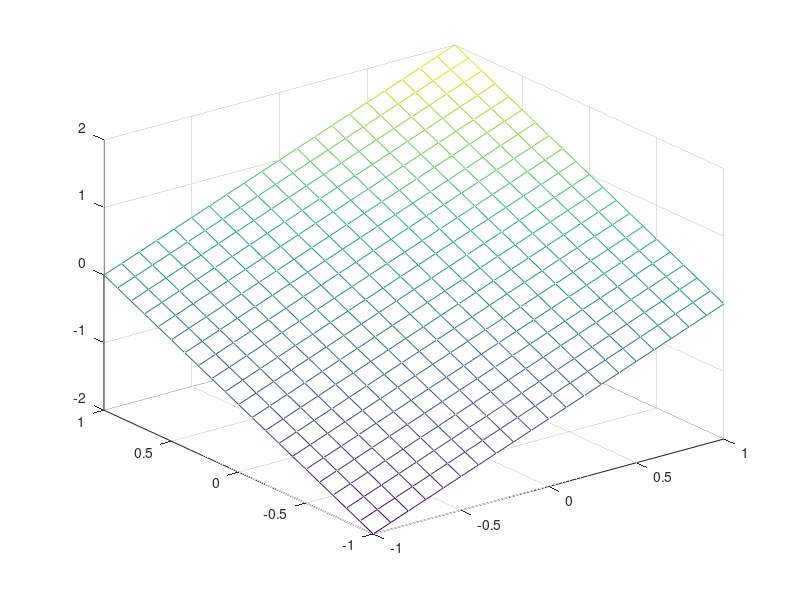

Write MATLAB code to recreate this figure. (Note: this script raises an error after producing the figure.)

x=-1:0.1:1;
y=-1:0.1:1;
for i=1:length(x)
    for j=1:length(y)
        f(j,i)=x(i)+y(j);
    end
end
ang=0:0.01:2*pi;
gx=cos(ang);
gy=sin(ang);
mesh(x,y,f)
alpha(.4)
hold on;
plot(gx,gy)
xlabel('x')
ylabel('y')

